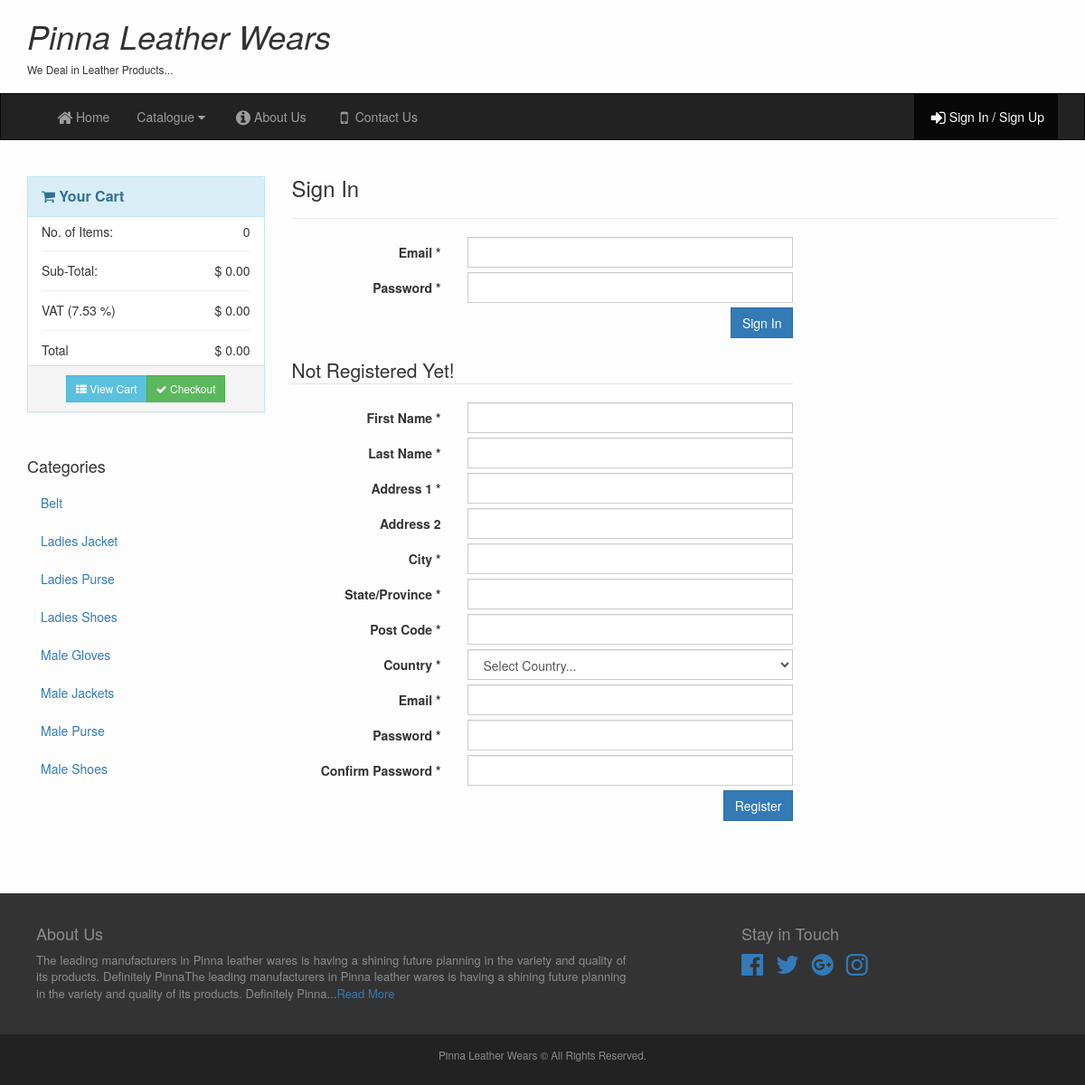
Screenshot of /?page=login with the database file from the repository.
### tables this page shows
CREATE TABLE `business` (
  `id` int NOT NULL AUTO_INCREMENT,
  `name` varchar(150) NOT NULL,
  `slogan` varchar(100) NOT NULL,
  `address` text NOT NULL,
  `telephone` varchar(100) NOT NULL,
  `email` varchar(200) NOT NULL,
  `website` varchar(200) NOT NULL,
  `vat_rate` decimal(5,2) NOT NULL,
  `about` text,
  PRIMARY KEY (`id`)
);

CREATE TABLE `categories` (
  `id` int NOT NULL AUTO_INCREMENT,
  `name` varchar(150) NOT NULL,
  PRIMARY KEY (`id`)
);

### classes/Core.php (called while the page is built, shortened)
<?php
class Core
{
    public function run(){
        require_once(Url::getPage());
    }
}

### index.php (called while the page is built)
<?php
require_once('inc/autoload.php');
$core = new Core();
$core->run();

### inc/autoload.php (called while the page is built, shortened)
<?php
spl_autoload_register(
    function($class_name){
    $class = explode('_', $class_name);
    $path = implode('/', $class) . '.php';
});

### classes/Database.php (called while the page is built, shortened)
<?php
class Database
{
    private $_host = 'localhost';
    private $_user = 'root';
    private $_password = 'admin123';
    private $_db_name = 'pinna';
    private $_conn = false;
    public function connect()
    {
        $this->_conn = new mysqli($this->_host, $this->_user, $this->_password, $this->_db_name);
        if ($this->_conn->connect_errno) {
            die('Database Connection Failed: ' . $this->_conn->connect_error);
        } else {
            $this->_conn->set_charset('utf8');
        }
    }
    public function fetchOne($sql)
    {
        $result = $this->_conn->query($sql);
        if ($result->num_rows) {
            return $result->fetch_assoc();
        }
        return null;
    }
    public function fetchAll($sql)
    {
        $result = $this->_conn->query($sql);
        if ($result->num_rows) {
            return $result->fetch_all(MYSQLI_ASSOC);
        }
        return null;
    }
}

### classes/Application.php (called while the page is built, shortened)
<?php
class Application
{
    public function __construct()
    {
        $this->db = new Database();
    }
}

### classes/Business.php (called while the page is built, shortened)
<?php
class Business extends Application
{
    private $_table = 'business';
    public function getBusiness()
    {
        $sql = "SELECT * FROM $this->_table WHERE id = 1";
        return $this->db->fetchOne($sql);
    }
    public function getVatRate()
    {
    	$business = $this->getBusiness();
    	return $business['vat_rate'];
    }
}

### classes/Url.php (called while the page is built, shortened)
<?php
class Url
{
    public static $_page = 'page';
    public static function getParam($key){
        return (!empty($_GET[$key]))? $_GET[$key]: null;
    }
    public static function currentPage(){
        return (!empty($_GET[self::$_page]))? $_GET[self::$_page]: 'index';
    }
}

### classes/Helper.php (called while the page is built, shortened)
<?php
class Helper {
	public static function getActive($page = null)
	{
		if (!empty($page)) {
			if (is_array($page)) {
				$error = array();
				foreach ($page as $key => $value) {
					if (Url::getParam($key) != $value) {
						array_push($error, $key);
					}
				}
				return (empty($error))? 'active': null;
			}
		}
		return (Url::currentPage() == $page)? 'active': null;
	}
	public static function shortenString($string, $len = 60)
	{
		if (strlen($string) > $len){
			$string = trim(substr($string, 0, $len));
			$string = substr($string, 0, strrpos($string, ' '));
			$string .= $string . '...';
		} else {
			$string .= '...';
		}
		return $string;
	}
}

### classes/Login.php (called while the page is built, shortened)
<?php
class Login
{
    public static function isLoggedIn($case = null)
    {
        return false;
    }
}

### classes/Basket.php (called while the page is built, shortened)
<?php
class Basket
{
    public $_vat;
    public $_sub_total;
    public function __construct()
    {
        $this->_is_empty = (empty($_SESSION['basket'])) ? true : false;
        $businessObj = new Business();
        $this->_vat_rate = $businessObj->getVatRate();
    }
    public function numOfItems()
    {
        $items = 0;
        $this->_num_of_items = $items;
    }
    public function subTotal()
    {
        $subTotal = 0;
        $this->_sub_total = round($subTotal, 2);
    }
    public function vat()
    {
        $vat = 0;
        $this->_vat = round($vat, 2);
    }
    public function total()
    {
        $this->_total = round($this->_vat + $this->_sub_total, 2);
    }
}

### classes/Catalog.php (called while the page is built, shortened)
<?php
class Catalog extends Application
{
    private $_categories_table = 'categories';
    public function getCategories()
    {
        $sql = "SELECT * FROM $this->_categories_table ORDER BY name ASC;";
        return $this->db->fetchAll($sql);
    }
}

### classes/Form.php (the view, shortened to what this page needs)
<?php
class Form
{
    public function isPost($field = null)
    {
        if (!empty($field)){
            return false;
        } else {
            if (isset($_POST)){
                return true;
            }
            return false;
        }
    }
    public function stickySelect($field, $value, $default = null)
    {
        if ($this->isPost($field) && $this->getPost($field) == $value){
            return 'selected="selected"';
        } else {
            return (!empty($default) && $default == $value)? 'selected="selected"': null;
        }
    }
    public function getCountriesList($record = null){
        $countryObj = new Country();
        $countries = $countryObj->getCountries();
        if (!empty($countries)){
            $out = '<Select name="country" id="country" class="form-control">';
            if (empty($record)){
                $out .= '<option value="">Select Country...</option>';
            }
            foreach ($countries as $key => $country){
                $out .= '<option value="' .$country['id']. '" ';
                $out .= $this->stickySelect('country', $country['id'], $record) .'>';
                $out .= $country['name'];
                $out .= '</option>';
            }
            $out .= '</select>';
            return $out;
        }
    }
}

### templates/includes/_header.php (shortened to what this page needs)
<!DOCTYPE html>
<html lang="en">
<head>
    <link href="/css/bootstrap.min.css" rel="stylesheet">
    <link href="/css/font-awesome.min.css" rel="stylesheet">
    <link href="/css/custom.css" rel="stylesheet">
</head>
<body>
<header class="page-header hidden-xs">
    <div class="container">
        <div class="row">
            <div class="col-md-6 col-sm-8">
                <h1><i><?= htmlspecialchars($business['name']); ?></i></h1>
                <h4 class="small"><?= htmlspecialchars($business['slogan']); ?></h4>
            </div>
        </div>
    </div>
</header>
<nav class="navbar navbar-inverse">
    <div class="container">
        <div class="collapse navbar-collapse" id="myNavbar">
            <ul class="nav navbar-nav">
                <li class="<?= Helper::getActive('index'); ?>"><a href="/"><i class="fa fa-home fa-lg fa-fw"></i>Home</a></li>
                <li class="dropdown <?= Helper::getActive('catalog'); ?>">
                    <a href="#" class="dropdown-toggle" data-toggle="dropdown">
                        Catalogue <i class="fa fa-caret-down"></i>
                    </a>
                </li>
                <li class="<?= Helper::getActive('about'); ?>"><a href="/?page=about"><i class="fa"></i><i class="fa fa-info-circle fa-lg fa-fw"></i>About Us</a></li>
                <li class="<?= Helper::getActive('contact'); ?>"><a href="/?page=contact"><i class="fa fa-mobile-phone fa-lg fa-fw"></i>Contact Us</a></li>
            </ul>
            <ul class="nav navbar-nav navbar-right">
                <?php if (Login::isLoggedIn(Login::$_login_client)) { ?>
                    <li class="hidden-sm"><a href="#" class="btn disabled">Signed In as : <?= htmlspecialchars(Session::getSession(Login::$_client_name)); ?></a></li>
                    <li class="<?= Helper::getActive('orders'); ?>"><a href="/?page=orders"><i class="fa fa-book fa-lg fa-fw"></i>My Orders</a></li>
                    <li class="<?= Helper::getActive('logout'); ?>"><a href="/?page=logout"><i class="fa fa-sign-out fa-lg fa-fw"></i>Sign Out</a></li>
                <?php } else { ?>
                    <li class="<?= Helper::getActive('login'); ?>">
                        <a href="/?page=login"><i class="fa fa-sign-in fa-lg fa-fw"></i>Sign In / Sign Up</a>
                    </li>
                <?php } ?>
            </ul>
        </div>
    </div>
</nav>

### templates/includes/_cart.php
<?php
$basketObj = new Basket();
?>
<div class="clearfix">&nbsp;</div>
<div id="basket_left">
    <div class="panel panel-info">
        <div class="panel-heading">
            <div class="panel-title">
                <div class="row">
                    <div class="col-xs-12">
                        <span class="fa fa-shopping-cart"></span> <strong>Your Cart</strong>
                    </div>
                </div>
            </div>
        </div>
        <div class="panel-body">
            <div class="row">
                <div class="col-xs-7">
                    No. of Items:
                </div>
                <div class="col-xs-5 text-right bl_ti"><span><?=$basketObj->_num_of_items;?></span></div>
            </div>
            <hr>
            <div class="row">
                <div class="col-xs-7">
                    Sub-Total:
                </div>
                <div class="col-xs-5 text-right bl_st"><?=Catalog::$_currency;?><span><?=number_format($basketObj->_sub_total, 2);?></span></div>
            </div>
            <hr>
            <div class="row">
                <div class="col-xs-7">
                    VAT (<span><?=$basketObj->_vat_rate;?> </span>%)
                </div>
                <div class="col-xs-5 text-right bl_vat"><?=Catalog::$_currency;?><span><?=number_format($basketObj->_vat, 2);?></span></div>
            </div>
            <hr>
            <div class="row">
                <div class="col-xs-7">
                    Total
                </div>
                <div class="col-xs-5 text-right bl_total"><?=Catalog::$_currency;?><span><?=number_format($basketObj->_total, 2);?></span></div>
            </div>
        </div>
        <div class="panel-footer">
            <div class="row">
                <div class="text-center">
                    <div class="btn-group btn-group-sm">
                        <a href="/?page=basket" class="btn btn-info">
                            <i class="fa fa-th-list"> </i> View Cart
                        </a>
                        <a href="/?page=checkout" class="btn btn-success" title="checkout">
                            <i class="fa fa-check"> </i> Checkout
                        </a>
                    </div>
                </div>
            </div>
        </div>
    </div>
</div>
<div class="clearfix">&nbsp;</div>

### templates/includes/_categories.php
<div class="hidden-xs">
    <h4>Categories</h4>
    <ul class="nav nav-pills nav-stacked">
        <?php foreach ($categories as $key => $cat) { ?>
            <li class="<?=Helper::getActive(array('category' => $cat['id']));?>" role="presentation">
                <a href="<?='/?page=catalog&category='.$cat['id'];?>"><?=$cat['name'];?></a>
            </li>
        <?php } ?>
    </ul>
</div>

### templates/includes/_footer.php (shortened to what this page needs)
<footer class="footer-wrapper">
    <section class="footer-main">
        <div class="container">
            <div class="row">
                <div class="col-md-7 col-sm-8">
                    <h4>About Us</h4>
                    <p class="text-justify"><?= Helper::shortenString(htmlspecialchars($business['about']), 150); ?><a href="/?page=about">Read
                            More</a></p>
                </div>
                <div class="col-md-offset-1 col-md-4 col-sm-4">
                    <h4>Stay in Touch</h4>
                    <ul class="list-inline">
                        <li><a href="https://www.facebook.com" title="facebook"><i class="fa fa-facebook-official fa-2x"
                                                                                   aria-hidden="true"></i></a></li>
                        <li><a href="https://www.twitter.com" title="twitter"><i class="fa fa-twitter fa-2x"
                                                                                 aria-hidden="true"></i></a></li>
                        <li><a href="https://plus.google.com/" title="google plus"><i
                                    class="fa fa-google-plus-official fa-2x" aria-hidden="true"></i></a></li>
                        <li><a href="https://www.instagram.com" title="instagram"><i class="fa fa-instagram fa-2x"
                                                                                     aria-hidden="true"></i></a></li>
                    </ul>
                </div>
            </div>
        </div>
    </section>
    <section class="footer-rights">
        <div class="container">
            <div class="row">
                <div class="col-md-12">
                    <p><?= htmlspecialchars($business['name']); ?> &copy; All Rights Reserved.</p>
                </div>
            </div>
        </div>
    </section>
</footer>
</body>
</html>

### css/custom.css (style rules this page uses)
body { background: #fdfdfd; }
header.page-header { margin: 0; }
.navbar { border-radius: 0px; }
nav.navbar { margin-bottom: 0; }
.panel, .form-control, .btn, .btn-group, .thumbnail, .img-thumbnail, .breadcrumb { border-radius: 0 !important; }
.panel-body { line-height: 20%; }
footer { color: #8c8c8c; margin-top: 80px; }
footer section.footer-main { background: #333333; padding: 25px; }
footer section.footer-main p { font-size: small; }
footer section.footer-rights { background: #222222; padding: 15px; text-align: center; font-size: smaller; }

### rows the page displays
business: name "Pinna Leather Wears", slogan "We Deal in Leather Products...", vat_rate "7.53", about "The leading manufacturers in Pinna leather wares is having a shining future planning in the variety and quality of its products. Definitely PinnaThe leading manufacturers in Pinna leather wares is having a shining future planning in the variety and quality of its products. Definitely Pinna..."
categories: name "Belt"
categories: name "Ladies Jacket"
categories: name "Ladies Purse"
categories: name "Ladies Shoes"
categories: name "Male Gloves"
categories: name "Male Jackets"
categories: name "Male Purse"
categories: name "Male Shoes"

### other values shown
$basketObj->_num_of_items "0"
Catalog::$_currency "$"
$basketObj->_sub_total "0.00"
$basketObj->_vat "0.00"
$basketObj->_total "0.00"
